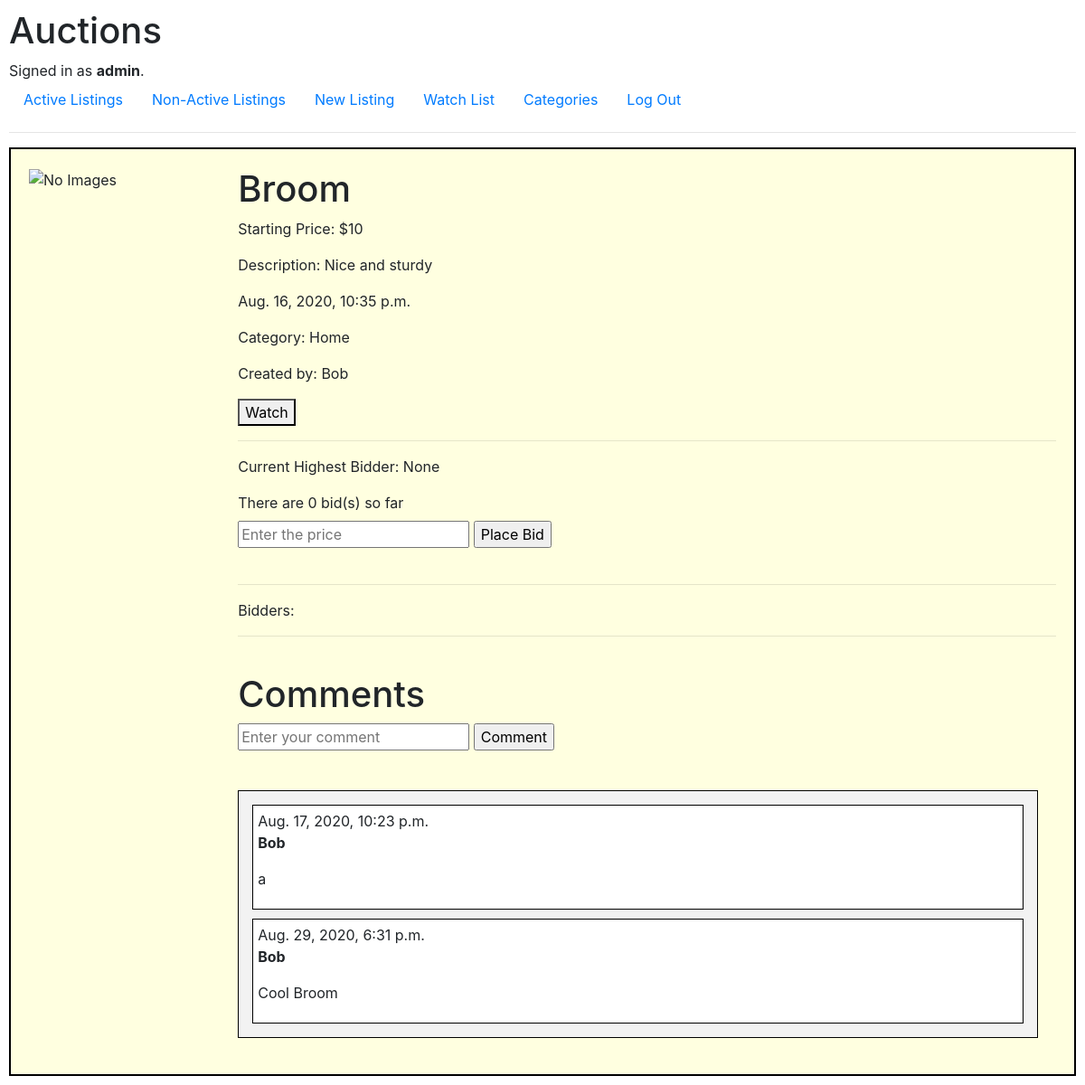
/item/39 (signed in), run on the app's committed database.
### auctions/models.py (models this page shows)
class User(AbstractUser):
    pass

class Listing(models.Model):
    title = models.CharField(max_length=64)
    url = models.CharField(max_length=20480, blank=True)
    description = models.TextField(max_length=512)
    price = models.IntegerField()
    date = models.DateTimeField()
    category = models.CharField(max_length=32)
    user = models.ForeignKey(User, null=True , on_delete=models.CASCADE, related_name="owner")
    winner = models.ForeignKey(User, blank=True, null=True , on_delete=models.CASCADE, related_name="winner")
    watch_list = models.ManyToManyField(User, blank=True, related_name="watchers")
    active = models.BooleanField(default=True)

class Comments(models.Model):
    content = models.TextField(max_length=1028)
    date_comment = models.DateTimeField()
    user = models.ForeignKey(User, null=True , on_delete=models.CASCADE, related_name="commenter")
    item = models.ForeignKey(Listing, null=True , on_delete=models.CASCADE, related_name="commenton")

### auctions/views.py (the view, shortened to what this page needs)
# urls.py: path("item/<str:item_id>", views.item, name="item")
@login_required
def item (request, item_id):
    item = Listing.objects.get(id=item_id)
    bids = Bids.objects.filter(item=item)
    comments = Comments.objects.filter(item=item_id)
    bidders=[]
    number = Bids.objects.filter(item=item).count()
    price = item.price
    lead = "None"
    winner = False
    if item.winner:
        winner = True
    for bid in bids:
        if bid.bid >= price:
            price = bid.bid
            lead = bid.user
        if bid.user.username not in bidders:
            bidders.append(bid.user.username)
    user = request.user
    state = ""
    if user not in item.watch_list.all():
        state = "Watch"
    else:
        state = "Remove From Watch List"
    return render (request, "auctions/item.html",{
        "list":item, "bids":bids, "bidders": bidders, "number":number, "price":price, "lead":lead, "comments":comments,
        "state":state, "winner":winner
    })

### auctions/templates/auctions/item.html (shortened to what this page needs)
{% extends "auctions/layout.html" %}
{% block body %}
    <div class = "flex-container">
        <div class ="pic"><img src="{{list.url}}" alt="No Images" width="150px" ></div>
        <div class = "content">
            <h1>{{list.title}}</h1>
            <p>Starting Price: ${{list.price}} </p>
            <p>Description: {{list.description}}</p>
            <p>{{list.date}}</p>
            <p>Category: {{list.category}}</p>
            <p>Created by: {{list.user.username}}</p>
            <form method="post" action="{% url 'item' list.id %}">
                <button type="submit" name='watch'>
                    {{state}}
                </button>
            </form>
            <hr>
            <p>
                Current Highest Bidder:
                {% if lead == "None" %}
                    None
                {% else %}
                    ${{price}} by {{lead}}
                {% endif %}
            </p>
            <form method="post" action="{% url 'item' list.id %}">
                <label for="new_bid">There are {{number}} bid(s) so far</label>
                <input name="new_bid" type="text" placeholder = "Enter the price">
                <input name="submit_bid" type="submit" value="Place Bid">
            </form>
            <hr>
            <p>Bidders: </p>
            <hr>
            <h1 id="com">Comments</h1>
            <form method="post" action="{% url 'item' list.id %}">
            <input name="comment" type="text" placeholder = "Enter your comment">
            <input name="submit_comment" type="submit" value="Comment">
            </form>
            <div class="comment_section">
                {% for comment in comments %}
                    <div class="comment">
                        <div class="date">{{ comment.date_comment }}</div>
                        <strong>{{ comment.user.username }}</strong>
                        <p>{{ comment.content|linebreaks }}</p>
                    </div>
                {% empty %}
                    <p>No comments here yet</p>
                {% endfor %}
            </div>
        </div>
    </div>
{% endblock %}

### auctions/templates/auctions/layout.html (shortened to what this page needs)
{% load static %}
<!DOCTYPE html>
<html lang="en">
    <head>
        <link rel="stylesheet" href="https://stackpath.bootstrapcdn.com/bootstrap/4.4.1/css/bootstrap.min.css">
        <link href="{% static 'auctions/styles.css' %}" rel="stylesheet">
    </head>
    <body>
        <h1>Auctions</h1>
        <div>
            {% if user.is_authenticated %}
                Signed in as <strong>{{ user.username }}</strong>.
            {% else %}
                Not signed in.
            {% endif %}
        </div>
        <ul class="nav">
            <li class="nav-item">
                <a class="nav-link" href="{% url 'index' %}">Active Listings</a>
            </li>
            <li class="nav-item">
                <a class="nav-link" href="{% url 'non' %}">Non-Active Listings</a>
            </li>
            {% if user.is_authenticated %}
                <li class="nav-item">
                    <a class="nav-link" href="{% url 'new' %}">New Listing</a>
                </li>
                <li class="nav-item">
                    <a class="nav-link" href="{% url 'watch' %}">Watch List</a>
                </li>
                <li class="nav-item">
                    <a class="nav-link" href="{% url 'category' %}">Categories</a>
                </li>
                <li class="nav-item">
                    <a class="nav-link" href="{% url 'logout' %}">Log Out</a>
                </li>
            {% endif %}
        </ul>
        <hr>
        {% block body %}
        {% endblock %}
    </body>
</html>

### auctions/static/auctions/styles.css (style rules this page uses)
body { padding: 10px; }
.flex-container { padding: 10px; display: flex; flex-direction: row; flex-wrap: nowrap; justify-content: flex-start; background-color: lightyellow; border: 2px solid black; }
.flex-container > div { padding: 10px; }
.pic { width:20% }
.content { width:80% }
p { word-wrap: break-word; }
.comment { margin: 10px 10px 10px 10px; padding: 5px; border: 1px solid black; background-color: white; }
.comment_section { padding: 5px; border: 1px solid black; background-color: #f2f2f2; margin: 20px 20px 20px 0px; }

### data on the page
User: username "admin"
Listing: title "Broom", price "10", description "Nice and sturdy", date "Aug. 16, 2020, 10:35 p.m.", category "Home", user.username "Bob"
Comments: date_comment "Aug. 17, 2020, 10:23 p.m.", user.username "Bob", content "a"
Comments: date_comment "Aug. 29, 2020, 6:31 p.m.", user.username "Bob", content "Cool Broom"

### other printed values
{{ state }} "Watch"
{{ number }} "0"
